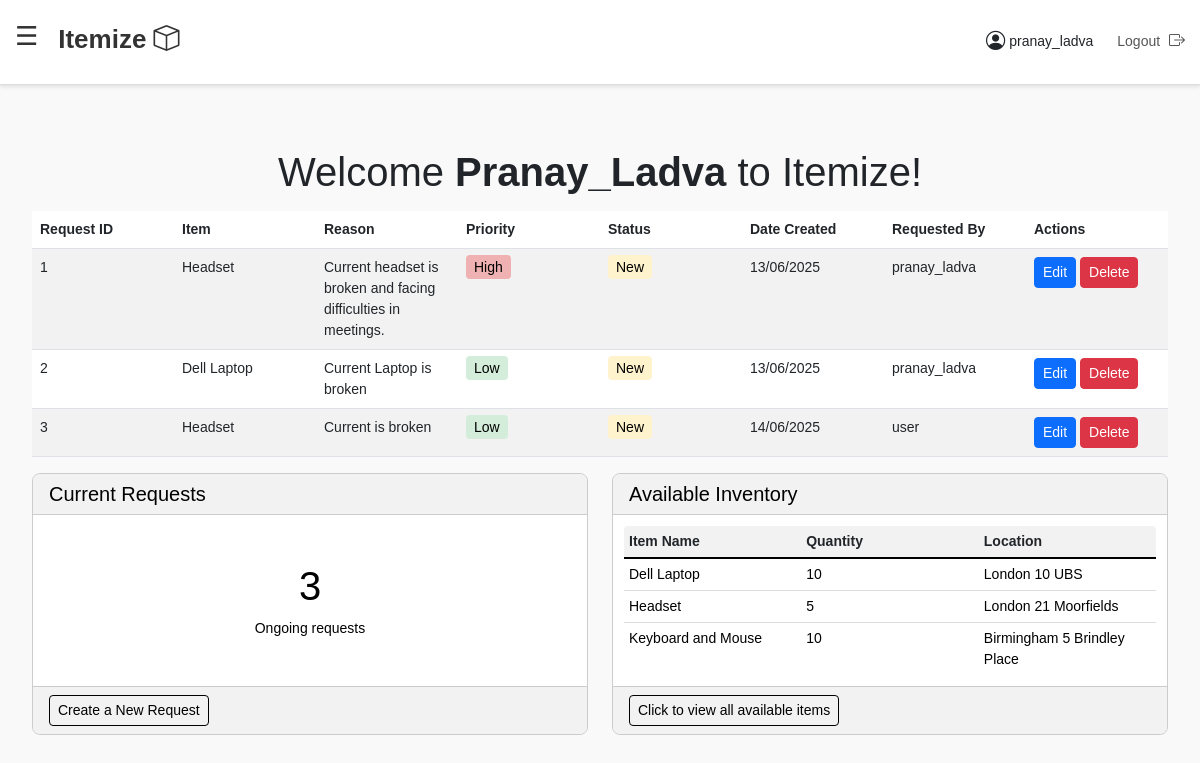
Before: /dashboard/ (signed in) with the older database file.
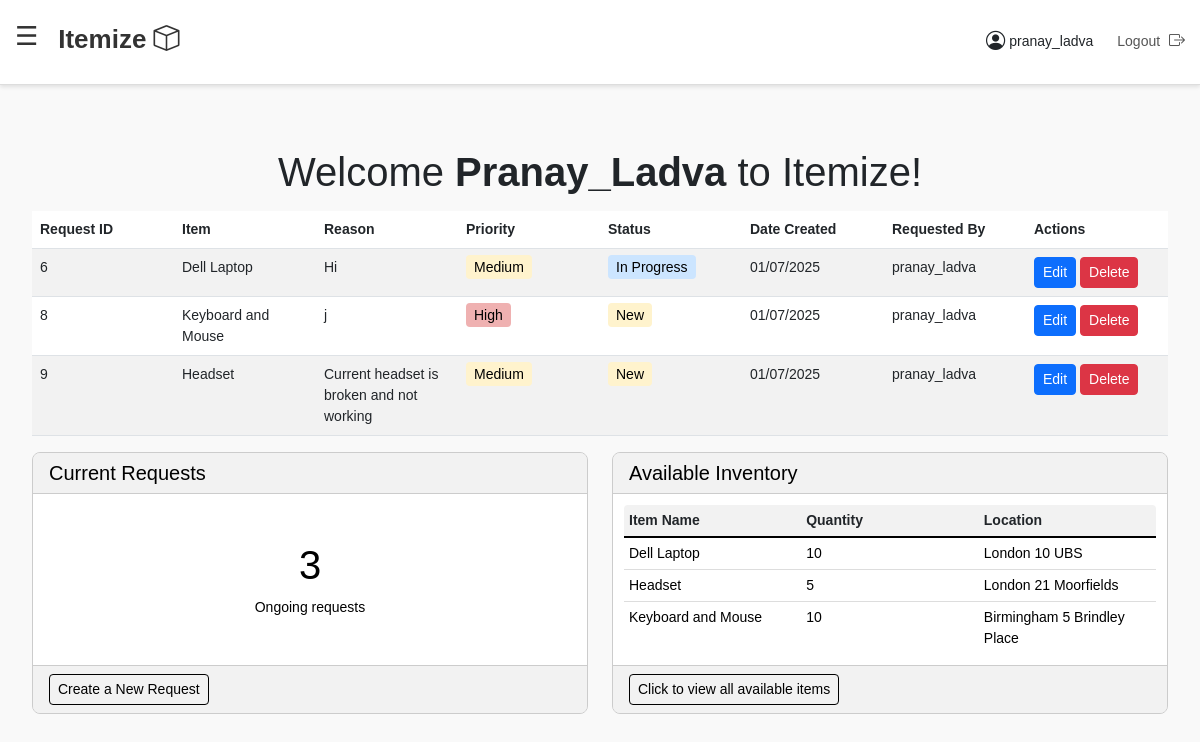
After: the same page with the newer database file.
### inventory/models.py (models this page shows, shortened)
class InventoryRequest(models.Model):
    STATUS_CHOICES = [
        ('New', 'New'),
        ('In Progress', 'In Progress'),
        ('Approved', 'Approved'),
        ('Rejected', 'Rejected'),
    ]
    item = models.ForeignKey(InventoryItem, on_delete=models.CASCADE)  # Link to InventoryItem
    reason = models.TextField()
    priority = models.CharField(max_length=10, choices=[('High', 'High'), ('Medium', 'Medium'), ('Low', 'Low')])
    requested_by = models.ForeignKey(User, on_delete=models.CASCADE)  # Link to User
    status = models.CharField(max_length=20, choices=STATUS_CHOICES, default='New')
    created_at = models.DateTimeField(auto_now_add=True)
    class Meta:
        verbose_name = 'Inventory Request'
        verbose_name_plural = 'Inventory Requests'
        db_table = 'inventory_request'

class InventoryItem(models.Model):
    name = models.CharField(max_length=100)
    category = models.CharField(max_length=100)
    quantity = models.PositiveIntegerField(default=0)
    location = models.CharField(max_length=100)
    description = models.TextField(blank=True)
    added = models.DateTimeField(auto_now_add=True)
    class Meta:
        verbose_name = 'Inventory Item'
        verbose_name_plural = 'Inventory Items'
        db_table = 'inventory_item'

### inventory/views.py (the view)
# urls.py: path('dashboard/', views.dashboard, name='dashboard'),  # Dashboard
@login_required
def dashboard(request):
    if request.user.is_staff:
        requests = InventoryRequest.objects.all()
        current_requests_count = InventoryRequest.objects.exclude(status__in=['Approved', 'Rejected']).count()
        is_admin = True
    else:
        requests = InventoryRequest.objects.filter(requested_by=request.user)
        current_requests_count = InventoryRequest.objects.filter(
            requested_by=request.user
        ).exclude(status__in=['Approved', 'Rejected']).count()
        is_admin = False
    available_inventories = InventoryItem.objects.all()[:3]
    context = {
        'requests': requests,
        'current_requests_count': current_requests_count,
        'available_inventories': available_inventories,
        'is_admin': is_admin,
        'user_name': request.user.username if request.user.is_authenticated else "Guest"
    }
    return render(request, 'dashboard.html', context)

### templates/dashboard.html (shortened to what the changed rows need)
{% extends 'base.html' %}
{% block content %}
    <div class="container-fluid mt-5">
    <h1 class="text-center" style="margin-top: 5px; margin-bottom: 15px">Welcome <strong>{{ user.username|title }}</strong> to Itemize!
    </h1>
    <table class="table table-striped">
        <thead>
        <tr>
            <th>Request ID</th>
            <th>Item</th>
            <th>Reason</th>
            <th>Priority</th>
            <th>Status</th>
            <th>Date Created</th>
            <th>Requested By</th>
            {% if is_admin %}
                <th>Actions</th>
            {% endif %}
        </tr>
        </thead>
        <tbody>
        {% for req in requests %}
            <tr>
                <td>{{ req.id }}</td>
                <td>{{ req.item.name }}</td>
                <td>{{ req.reason }}</td>
                <td>
                <span class="{% if req.priority == 'Low' %}priority-low
                              {% elif req.priority == 'Medium' %}priority-medium
                              {% elif req.priority == 'High' %}priority-high{% endif %}">
                    {{ req.priority }}
                </span>
                </td>
                <td>
                <span class="{% if req.status == 'New' %}status-new
                              {% elif req.status == 'In Progress' %}status-in-progress
                              {% elif req.status == 'Approved' %}status-approved
                              {% elif req.status == 'Rejected' %}status-rejected{% endif %}">
                    {{ req.status }}
                </span>
                </td>
                <td>{{ req.created_at|date:"d/m/Y" }}</td>
                <td>{{ req.requested_by.username }}</td>
                {% if is_admin %}
                    <td>
                        <a href="{% url 'edit_request' req.id %}" class="btn btn-primary btn-sm">Edit</a>
                        <a href="{% url 'delete_request' req.id %}" class="btn btn-danger btn-sm">Delete</a>
                    </td>
                {% endif %}
            </tr>
        {% empty %}
            <tr>
                <td colspan="7" class="text-center">No requests found.</td>
            </tr>
        {% endfor %}
        </tbody>
    </table>
    <div class="row mb-4">
    <div class="col-md-6">
        <div class="card h-100"
             style="background-color: #f2f2f2; border: 1px solid #ccc; border-radius: 8px; overflow: hidden;">
            <div class="card-body d-flex flex-column align-items-center justify-content-center"
                 style="background-color: white;">
                <h1 style="color: black;">{{ current_requests_count }}</h1>
            </div>
        </div>
    </div>
    <div class="col-md-6">
        <div class="card h-100"
             style="background-color: #f2f2f2; border: 1px solid #ccc; border-radius: 8px; overflow: hidden;">
            <div class="card-body" style="background-color: white; padding: 10px;">
                {% if available_inventories|length > 0 %}
                    <table style="width: 100%; border-collapse: collapse; background-color: white; border-radius: 5px; overflow: hidden; border: 1px solid #ddd;">
                        <thead style="background-color: #f2f2f2;">
                        <tr>
                            <th style="text-align: left; padding: 5px; border-bottom: 2px solid black;">Item Name</th>
                            <th style="text-align: left; padding: 5px; border-bottom: 2px solid black;">Quantity</th>
                            <th style="text-align: left; padding: 5px; border-bottom: 2px solid black;">Location</th>
                        </tr>
                        </thead>
                        <tbody>
                        {% for item in available_inventories|slice:":3" %}
                            <tr>
                                <td style="padding: 5px; border-bottom: 1px solid #ddd; color: black;">{{ item.name }}</td>
                                <td style="padding: 5px; border-bottom: 1px solid #ddd; color: black;">{{ item.quantity }}</td>
                                <td style="padding: 5px; border-bottom: 1px solid #ddd; color: black;">{{ item.location }}</td>
                            </tr>
                        {% endfor %}
                        </tbody>
                    </table>
                {% else %}
                    <p style="text-align: center; color: black; margin: 10px 0;">No inventory available</p>
                {% endif %}
            </div>
        </div>
    </div>
{% endblock %}

Changed rows visible on the page:
removed InventoryRequest: id "1", item.name "Headset", reason "Current headset is broken and facing difficulties in meetings.", priority "High", status "New", created_at "13/06/2025", requested_by.username "pranay_ladva"
removed InventoryRequest: id "2", item.name "Dell Laptop", reason "Current Laptop is broken", priority "Low", status "New", created_at "13/06/2025", requested_by.username "pranay_ladva"
removed InventoryRequest: id "3", item.name "Headset", reason "Current is broken", priority "Low", status "New", created_at "14/06/2025", requested_by.username "user"
added InventoryRequest: id "6", item.name "Dell Laptop", reason "Hi", priority "Medium", status "In Progress", created_at "01/07/2025", requested_by.username "pranay_ladva"
added InventoryRequest: id "8", item.name "Keyboard and Mouse", reason "j", priority "High", status "New", created_at "01/07/2025", requested_by.username "pranay_ladva"
added InventoryRequest: id "9", item.name "Headset", reason "Current headset is broken and not working", priority "Medium", status "New", created_at "01/07/2025", requested_by.username "pranay_ladva"
